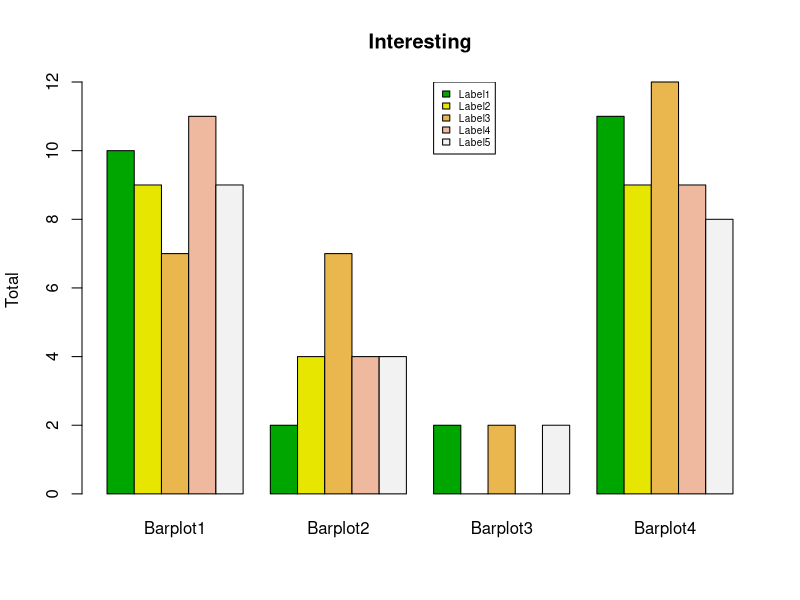

Here is the R script that generated this plot:
library(ggplot2)

mydata <- data.frame(Barplot1=rbinom(5,16,0.6), Barplot2=rbinom(5,16,0.25),
                     Barplot3=rbinom(5,5,0.25), Barplot4=rbinom(5,16,0.7))
barplot(as.matrix(mydata), main="Interesting", ylab="Total", beside=TRUE, 
        col=terrain.colors(5))
legend(13, 12, c("Label1","Label2","Label3","Label4","Label5"), cex=0.6, 
       fill=terrain.colors(5))
